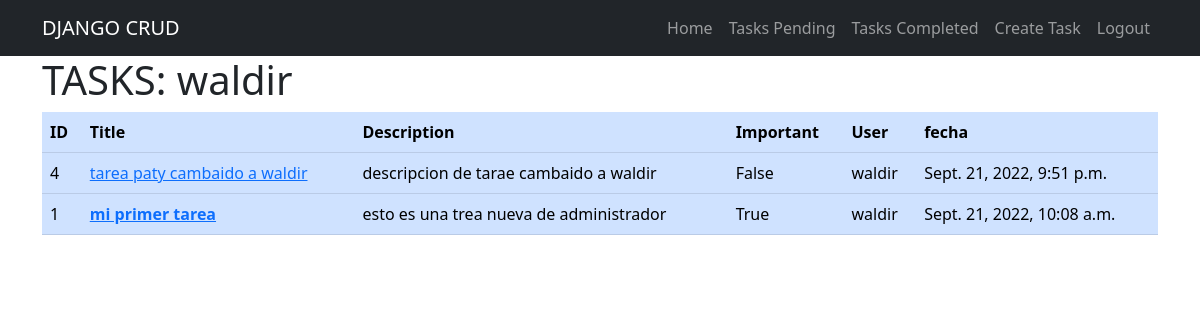
/tasks_completed/ (signed in), run on the app's committed database.
### tasks/models.py (models this page shows, shortened)
class Task(models.Model):
    title = models.CharField(max_length=100)
    description = models.TextField(blank=True)
    created = models.DateTimeField(auto_now_add=True)
    datecompleted = models.DateTimeField(null = True, blank=True)
    important = models.BooleanField(default=False)
    user = models.ForeignKey(User, on_delete=models.CASCADE)

### tasks/views.py (the view)
# urls.py: path('tasks_completed/', views.tasks_completed , name='tasks_completed'),
@login_required
def tasks_completed(request):
    tasks = Task.objects.filter(
    user=request.user, datecompleted__isnull=False).order_by('-datecompleted')
    return render(request, 'tasks/tasks.html', {'tasks': tasks})

### tasks/templates/tasks/tasks.html
{% extends 'tasks/base.html' %}
{% block content %}
<h1>TASKS: {{ request.user }}</h1>
    <div class="table-responsive">
        <table class="table table-primary">
            <thead>
                <tr>
                    <th scope="col">ID</th>
                    <th scope="col">Title</th>
                    <th scope="col">Description</th>
                    <th scope="col">Important</th>
                    <th scope="col">User</th>
                    <th scope="col">fecha</th>
                </tr>
            </thead>
            <tbody>
                {% for task in tasks %}
                <tr class="">
                    <td scope="row">{{ task.id }}</td>
                    {% if task.important %}
                    <td><strong><a href="/task_detail/{{ task.id }}"">{{ task.title }}</a></strong></td>
                        {% else %}
                    <td><a href="/task_detail/{{ task.id }}"">
                        {{ task.title }}
                    </a></td>
                    {% endif %}
                    <td>{{ task.description }}</td>
                    <td>{{ task.important }}</td>
                    <td>{{ task.user }}</td>
                    <td>{{task.datecompleted}}</td>
                </tr>
                {% endfor %}
            </tbody>
        </table>
    </div>
{% endblock content %}

### data on the page
Task: id "4", title "tarea paty cambaido a waldir", description "descripcion de tarae cambaido a waldir", important "False", user "waldir", datecompleted "Sept. 21, 2022, 9:51 p.m."
Task: id "1", title "mi primer tarea", description "esto es una trea nueva de administrador", important "True", user "waldir", datecompleted "Sept. 21, 2022, 10:08 a.m."

### other printed values
{{ request.user }} "waldir"
